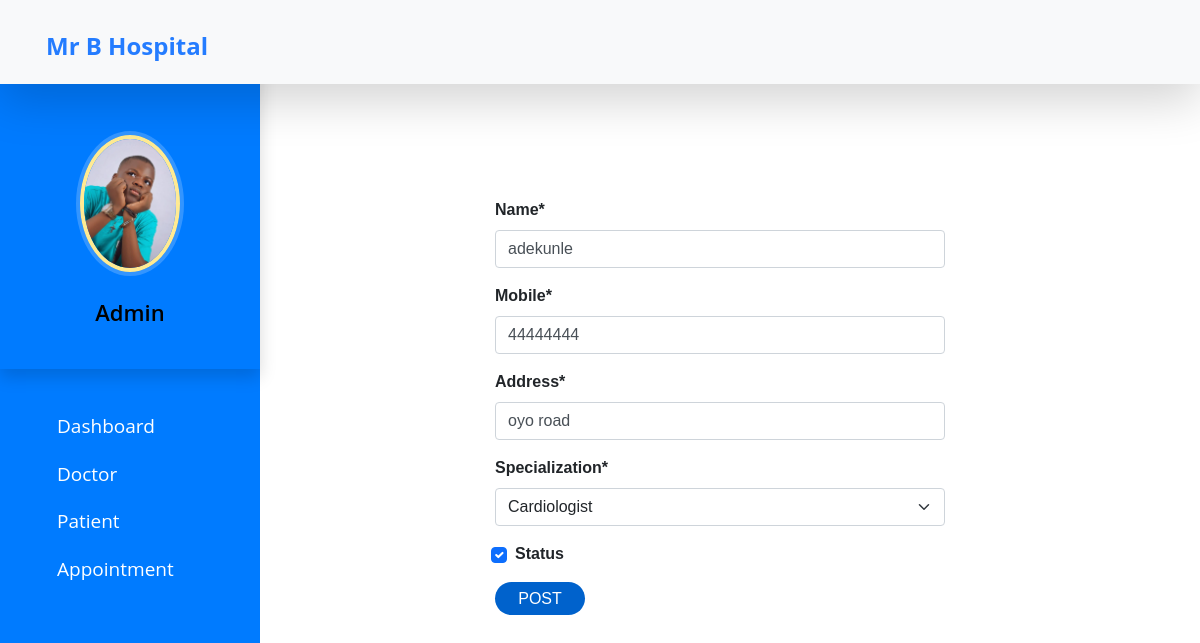
The app's page /admin_update_d/4 with its own data.
### HospitalManagement/models.py (models this page shows, shortened)
class Doctor(models.Model):
    name = models.CharField(max_length=50)
    mobile= models.IntegerField()
    address=models.CharField(max_length=200)
    specialization = models.CharField(max_length=50,choices=specialization,default='Cardiologist')
    status=models.BooleanField(default=False)

### HospitalManagement/views.py (the view)
# urls.py: path('admin_update_d/<int:pk>',admin_update_d,name="admin_update_d"),
def admin_update_d(request,pk):
    doctor = get_object_or_404(Doctor , id=pk)
    form =DoctorForm(request.POST or None , instance=doctor)
    if form.is_valid():
        form.save()
        patient_Title = f'You have successfully updated {doctor.name}'
        messages.success(request,patient_Title)
        return redirect('admin_view_doctor')
    return render (request,'HospitalManagement/admin_update_d.html',{'form':form})

### HospitalManagement/forms.py
class DoctorForm(ModelForm):
    class Meta():
        model=Doctor
        fields =("__all__")

### HospitalManagement/templates/HospitalManagement/admin_update_d.html (shortened to what this page needs)
{% extends 'admin_base.html' %}
{% block main %}
{% load crispy_forms_tags %}
<head>
</head>
  <div class="container my-5">
    <div class="row " >
        <div class="col-sm-12 col-md-6 offset-md-3 my-2">
          <form action="" method="post" class="" style="font-family: 'poppins',sans-serif;font-weight: bold;">
               {{form|crispy}}
                <input type="submit" value="POST" class="btnSubmit" >
                </form>
              </div>
        </div>
</div>
{% endblock %}

### static/style.css (style rules this page uses)
body { padding-left: 240px; }

### static/css/templatemo-medic-care.css (style rules this page uses)
:root { --white-color: #FFFFFF; --primary-color: #247cff; --section-bg-color: #F9F9F9; --dark-color: #000000; --title-color: #565758; --p-color: #717275; --border-color: #eaeaea; --body-font-family: 'Open Sans', sans-serif; --h1-font-size: 48px; --h2-font-size: 36px; --h3-font-size: 32px; --h4-font-size: 28px; --h5-font-size: 24px; --h6-font-size: 22px; --p-font-size: 18px; --menu-font-size: 16px; --font-weight-light: 300; --font-weight-normal: 400; --font-weight-semibold: 600; --font-weight-bold: 700; }
body { background: var(--white-color); font-family: var(--body-font-family); position: relative; padding-top: 94px; }

### HospitalManagement/templates/HospitalManagement/admin_update_d.html (style rules this page uses)
.btnSubmit { border: none; border-radius: 1.5rem; padding: 1%; width: 20%; cursor: pointer; background: #0062cc; color: #fff; }

### records on screen
Doctor: name "adekunle", mobile "44444444", address "oyo road", specialization "Cardiologist", status "☑"
